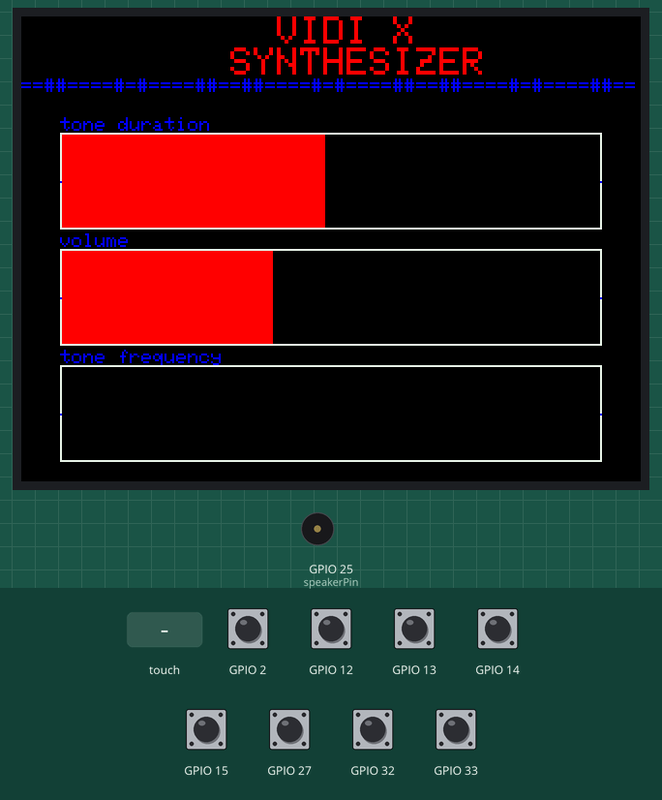
Bench run of a sketch on a simulated ESP32. Shown: 320×240 colour display, buzzer (waves = sounding). The test bench sets the inputs (shaded band); at power-on: GPIO 2, GPIO 12–15, GPIO 27, GPIO 32, GPIO 33 HIGH. What the sketch prints to the serial monitor is not drawn.

Above: at 2.5 s.
2.6 s: GPIO 2 pulled LOW for 0.15 s
At 2.66 s:
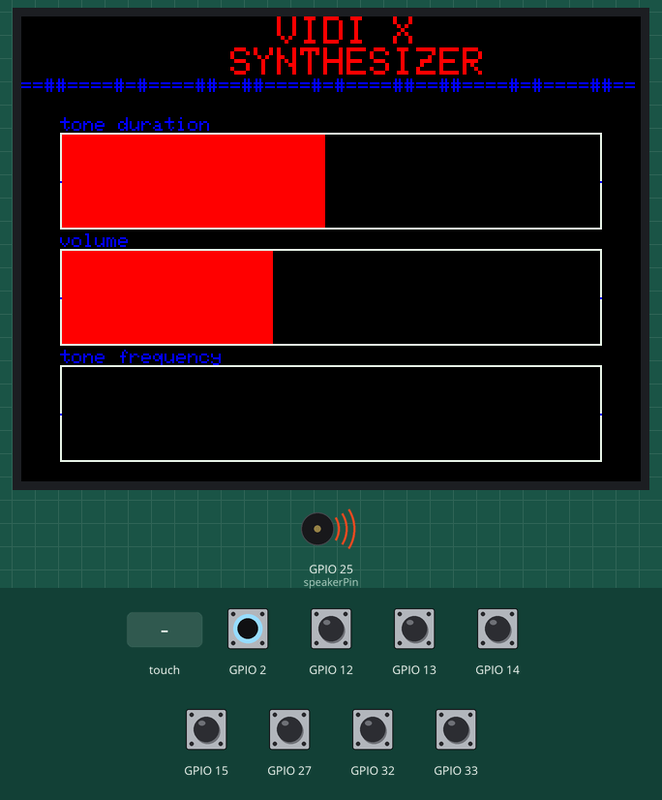
4.2 s: touch panel pressed at 13 % / 30 % of its raw x / y range
At 5.4 s:
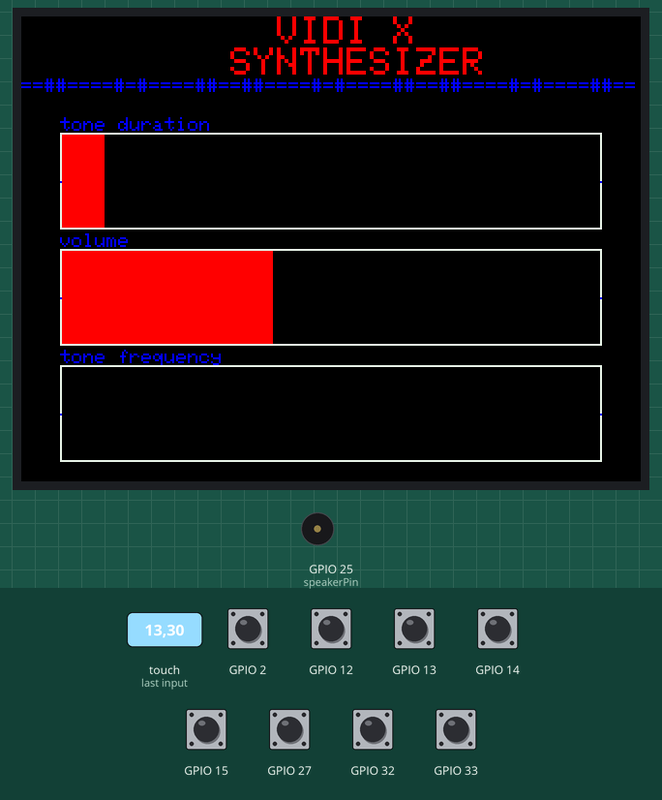
5.7 s: touch panel pressed at 38 % / 30 % of its raw x / y range
At 6.7 s:
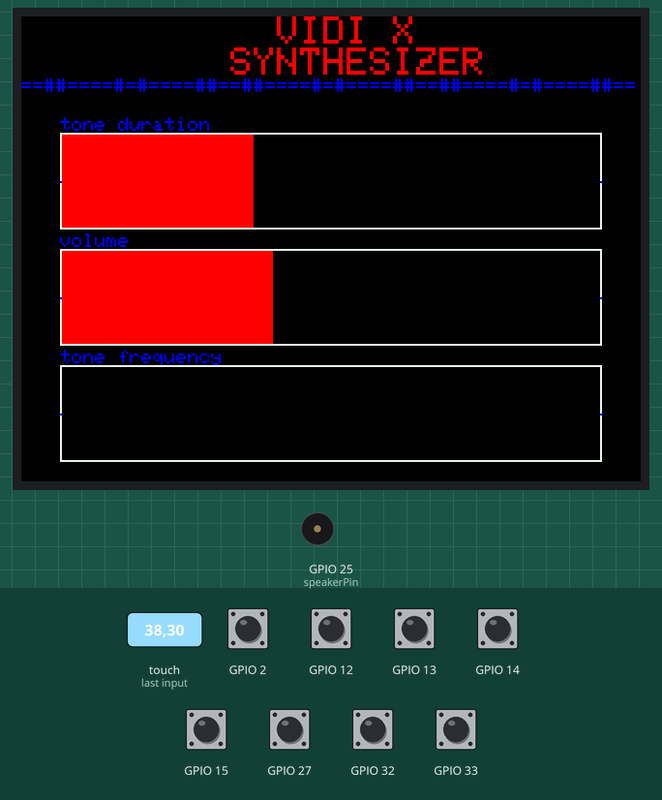
7.2 s: GPIO 12 pulled LOW for 0.15 s
At 8.1 s:
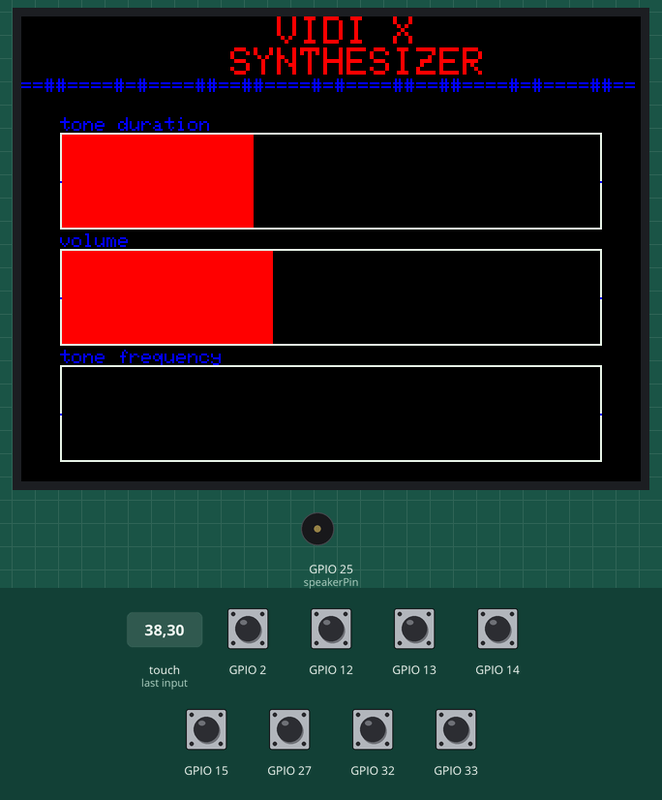
Timing chart, 0 to 9.8 s (numbered marks = the images above; inputs shaded):
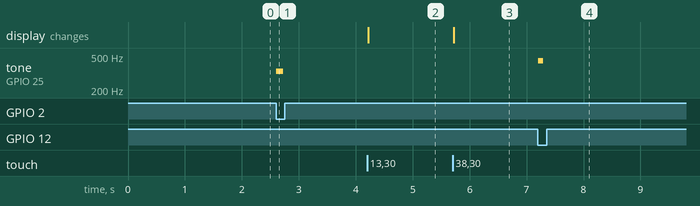

The sketch:

VIDI-X-Sintesizer.ino
```cpp
#include "Adafruit_ILI9341.h"
#include "Adafruit_GFX.h"
#include <SPI.h>
#include <XPT2046_Touchscreen.h>

// ILI9341 TFT LCD deklaracija spajanja zaslona
#define TFT_CS 5
#define TFT_DC 21

// varijable za dimenzije zaslona
int myWidth;
int myHeight;
int j = 0;

// Stvori objekt zaslona koji zovemo TFT
Adafruit_ILI9341 TFT = Adafruit_ILI9341(TFT_CS, TFT_DC);

#define TS_CS 4  // deklaracija pina za senzor dodira ekrana

// stvaranje objekta za senzor dodira koji će se zvati ts
XPT2046_Touchscreen ts(TS_CS);

#define TS_MINX 150
#define TS_MINY 130
#define TS_MAXX 3800
#define TS_MAXY 4000
#define Z_THRESHOLD 400

#define BLACK 0x0000
#define BLUE 0x001F
#define RED 0xF800
#define GREEN 0x07E0
#define CYAN 0x07FF
#define MAGENTA 0xF81F
#define YELLOW 0xFFE0
#define WHITE 0xFFFF

// definicija slidera
#define SLIDER_WIDTH 280
#define SLIDER_HEIGHT 50
#define SLIDER_X 20
#define SLIDER_Y1 60
#define SLIDER_Y2 120
#define SLIDER_Y3 180
#define SLIDER_COLOR 0xE79C

// varijable za vrijednosti slidera
int sliderValue1 = 125; // trajanje tona
int sliderValue2 = 100; // glasnoća tona (za mali zvučnik oko 200, za slušalice postaviti na 100 ili manje)
int sliderValue3 = 0; // za pomak frekvencije tona

int volume = sliderValue2 * 3; //varijabla glasnoće ovisna o slideru 2

const int speakerPin = 25;  // pin 25 za zvučnik
int duration = 125;

int threshold = 20;  //povećavanjem threshold varijable možete postići slučajno generiranje zvukova
bool touch0detected = false;
bool touch1detected = false;
bool touch2detected = false;
bool touch3detected = false;
bool touch4detected = false;
bool touch5detected = false;
bool touch6detected = false;
bool touch7detected = false;
bool touch8detected = false;
bool touch9detected = false;

void setup() {
  Serial.begin(115200);

  // inicijalizacija zaslona
  TFT.begin();
  if (!ts.begin()) {
    Serial.println("Couldn't start touchscreen controller");
    while (1)
      ;
  }
  TFT.setRotation(3);  // okreni zaslon za 90 stupnjeva
  ts.setRotation(1);   // postavi orijentaciju
  myWidth = TFT.width();
  myHeight = TFT.height();
  TFT.fillScreen(BLACK);
  TFT.setTextColor(ILI9341_RED); // postavljamo boju teksta u zelenu
  TFT.setTextSize(2);
  TFT.setCursor(0, 0);
  TFT.println("           VIDI X");
  TFT.println("         SYNTHESIZER");
  TFT.setTextSize(1);
  TFT.setTextColor(ILI9341_BLUE);
  TFT.print("==##====#=#====##==##====#=#====##==##====#=#====##==");
  TFT.setCursor(20, 52);
  TFT.print("tone duration");
  TFT.setCursor(20, 112);
  TFT.print("volume");
  TFT.setCursor(20, 172);
  TFT.print("tone frequency");

  // nacrtaj slider 1
  TFT.fillRect(SLIDER_X, SLIDER_Y1, SLIDER_WIDTH, SLIDER_HEIGHT, SLIDER_COLOR);
  TFT.drawFastHLine(SLIDER_X, SLIDER_Y1 + SLIDER_HEIGHT / 2, SLIDER_WIDTH, BLUE);
  updateSliderValue(1);

  // nacrtaj slider 2
  TFT.fillRect(SLIDER_X, SLIDER_Y2, SLIDER_WIDTH, SLIDER_HEIGHT, SLIDER_COLOR);
  TFT.drawFastHLine(SLIDER_X, SLIDER_Y2 + SLIDER_HEIGHT / 2, SLIDER_WIDTH, BLUE);
  updateSliderValue(2);

  // nacrtaj slider 3
  TFT.fillRect(SLIDER_X, SLIDER_Y3, SLIDER_WIDTH, SLIDER_HEIGHT, SLIDER_COLOR);
  TFT.drawFastHLine(SLIDER_X, SLIDER_Y3 + SLIDER_HEIGHT / 2, SLIDER_WIDTH, BLUE);
  updateSliderValue(3);

  delay(1000);  // give me time to bring up serial monitor
  Serial.println("VIDI X Touch Interrupt Test");

  ledcSetup(0, 1000, 8);
  ledcAttachPin(speakerPin, 0); //
  ledcWrite(0, sliderValue2); // postavljamo glasnoću tona

  //touchAttachInterrupt(T0, gotTouch0, threshold); //GPIO 4
  //touchAttachInterrupt(T1, gotTouch1, threshold); //GPIO 0
  touchAttachInterrupt(T2, gotTouch2, threshold);  //GPIO 2
  touchAttachInterrupt(T3, gotTouch3, threshold);  //GPIO 15
  touchAttachInterrupt(T4, gotTouch4, threshold);  //GPIO 13
  touchAttachInterrupt(T5, gotTouch5, threshold);  //GPIO 12
  touchAttachInterrupt(T6, gotTouch6, threshold);  //GPIO 14
  touchAttachInterrupt(T7, gotTouch7, threshold);  //GPIO 27
  touchAttachInterrupt(T8, gotTouch8, threshold);  //GPIO 33
  touchAttachInterrupt(T9, gotTouch9, threshold);  //GPIO 32
}

//void gotTouch0() {
//  touch0detected = true;
//}
//void gotTouch1() {
//  touch1detected = true;
//}
void gotTouch2() {
  touch2detected = true;
}
void gotTouch3() {
  touch3detected = true;
}
void gotTouch4() {
  touch4detected = true;
}
void gotTouch5() {
  touch5detected = true;
}
void gotTouch6() {
  touch6detected = true;
}
void gotTouch7() {
  touch7detected = true;
}
void gotTouch8() {
  touch8detected = true;
}
void gotTouch9() {
  touch9detected = true;
}

void loop() {

  duration = sliderValue1;

  if (  //(touch0detected == false) &&
    //(touch1detected == false) &&
    (touch2detected == false) && (touch3detected == false) && (touch4detected == false) && (touch5detected == false) && (touch6detected == false) && (touch7detected == false) && (touch8detected == false) && (touch9detected == false)) {
    ledcWriteTone(0, 0);
  }

  /*
  if (touch0detected) {
    touch0detected = false;
    ledcWriteTone(0, 260 +(sliderValue3 * 5) );  // svira se nota C4
    ledcWrite(0, volume);
    //Serial.println("C4");
    delay(duration);
  }

  if (touch1detected) {
    touch1detected = false;
    ledcWriteTone(0, 290 +(sliderValue3 * 5) );  // svira se nota D4
    ledcWrite(0, volume);
    //Serial.println("D4");
    delay(duration);
  }
  */

  if (touch2detected) {
    touch2detected = false;
    ledcWriteTone(0, 330 + (sliderValue3 * 5));  // svira se nota E4
    ledcWrite(0, volume);
    //Serial.println("E4");
    delay(duration);
  }

  if (touch3detected) {
    touch3detected = false;
    ledcWriteTone(0, 350 + (sliderValue3 * 5));  // svira se nota F4
    ledcWrite(0, volume);
    //Serial.println("F4");
    delay(duration);
  }

  if (touch4detected) {
    touch4detected = false;
    ledcWriteTone(0, 390 + (sliderValue3 * 5));  // svira se nota G4
    ledcWrite(0, volume);
    //Serial.println("G4");
    delay(duration);
  }

  if (touch5detected) {
    touch5detected = false;
    ledcWriteTone(0, 440 + (sliderValue3 * 5));  // svira se nota A4
    ledcWrite(0, volume);
    //Serial.println("A4");
    delay(duration);
  }

  if (touch6detected) {
    touch6detected = false;
    ledcWriteTone(0, 490 + (sliderValue3 * 5));  // svira se nota B4
    ledcWrite(0, volume);
    //Serial.println("B4");
    delay(duration);
  }

  if (touch7detected) {
    touch7detected = false;
    ledcWriteTone(0, 550 + (sliderValue3 * 5));  // svira se nota C5
    ledcWrite(0, volume);
    //Serial.println("C5");
    delay(duration);
  }

  if (touch8detected) {
    touch8detected = false;
    ledcWriteTone(0, 600 + (sliderValue3 * 5));  // svira se nota D5
    ledcWrite(0, volume);
    //Serial.println("D5");
    delay(duration);
  }

  if (touch9detected) {
    touch9detected = false;
    ledcWriteTone(0, 660 + (sliderValue3 * 5));  // svira se nota E5
    ledcWrite(0, volume);
    //Serial.println("E5");
    delay(duration);
  }
  // dohvati točku dodira
  TS_Point point = ts.getPoint();
  // ukoliko ima dodira
  if (point.z > 0) {

    // pretvori koordinate
    int x = map(point.x, TS_MINX, TS_MAXX, 0, myWidth);
    int y = map(point.y, TS_MINY, TS_MAXY, 0, myHeight);
    //int z = point.z;
    /*
    Serial.print("sliderValue1, 2, 3 = ");
    Serial.print(sliderValue1);
    Serial.print(", ");
    Serial.print(sliderValue2);
    Serial.print(", ");
    Serial.print(sliderValue3);
    Serial.print(" : x = ");
    Serial.print(x);
    Serial.print(" : y = ");
    Serial.println(y);

    Serial.print(" : z = ");
    Serial.println(z);
    */

    // provjeri dodir na slideru 1
    if (x > SLIDER_X && x < SLIDER_X + SLIDER_WIDTH && y > SLIDER_Y1 && y < SLIDER_Y1 + SLIDER_HEIGHT) {
      sliderValue1 = map(x, SLIDER_X, SLIDER_X + SLIDER_WIDTH, 0, 255);
      updateSliderValue(1);
    }

    // provjeri dodir na slideru 2
    if (x > SLIDER_X && x < SLIDER_X + SLIDER_WIDTH && y > SLIDER_Y2 && y < SLIDER_Y2 + SLIDER_HEIGHT) {
      sliderValue2 = map(x, SLIDER_X, SLIDER_X + SLIDER_WIDTH, 0, 255);
      updateSliderValue(2);
      volume = sliderValue2 * 3;
    }

    // provjeri dodir na slideru 3
    if (x > SLIDER_X && x < SLIDER_X + SLIDER_WIDTH && y > SLIDER_Y3 && y < SLIDER_Y3 + SLIDER_HEIGHT) {
      sliderValue3 = map(x, SLIDER_X, SLIDER_X + SLIDER_WIDTH, 0, 255);
      updateSliderValue(3);
    }
  }
}

// funkcija za ažuriranje vrijednosti slidera
void updateSliderValue(int sliderNum) {
  int sliderY;
  int sliderValue;
  switch (sliderNum) {
    case 1:
      sliderY = SLIDER_Y1;
      sliderValue = sliderValue1;
      break;
    case 2:
      sliderY = SLIDER_Y2;
      sliderValue = sliderValue2;
      break;
    case 3:
      sliderY = SLIDER_Y3;
      sliderValue = sliderValue3;
      break;
    default:
      return;
  }
  TFT.fillRect(SLIDER_X + 1, sliderY + 1, SLIDER_WIDTH - 2, SLIDER_HEIGHT - 2, BLACK);
  TFT.fillRect(SLIDER_X + 1, sliderY + 1, map(sliderValue, 0, 255, 0, SLIDER_WIDTH - 2), SLIDER_HEIGHT - 2, RED);
}
```

Measured:
- after the input at 2.6 s, tone on GPIO 25 (speakerPin): silent → 330 Hz at once, → silent 0.13 s later
- after the input at 4.2 s, the display: changes at once (image 2)
- after the input at 5.7 s, the display: changes at once (image 3)
- after the input at 7.2 s, tone on GPIO 25 (speakerPin): silent → 440 Hz at once, → silent 0.09 s later
